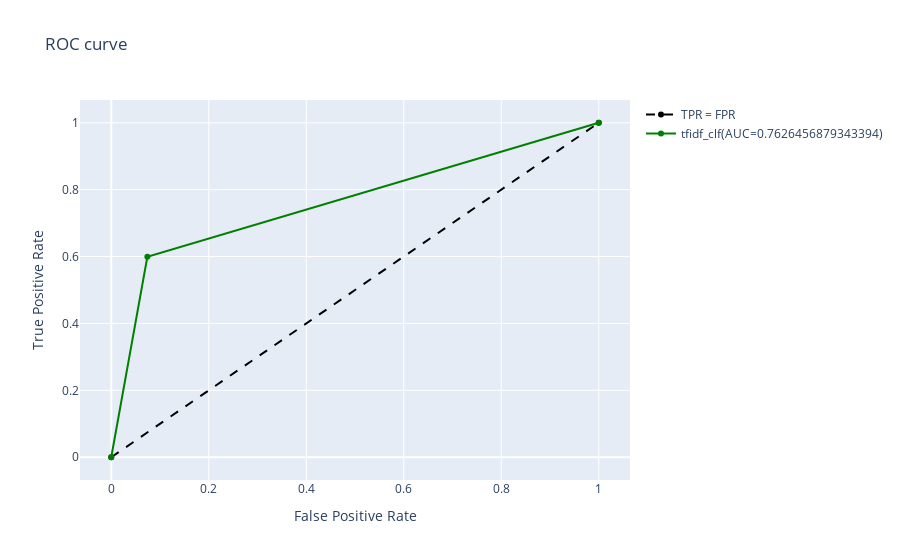
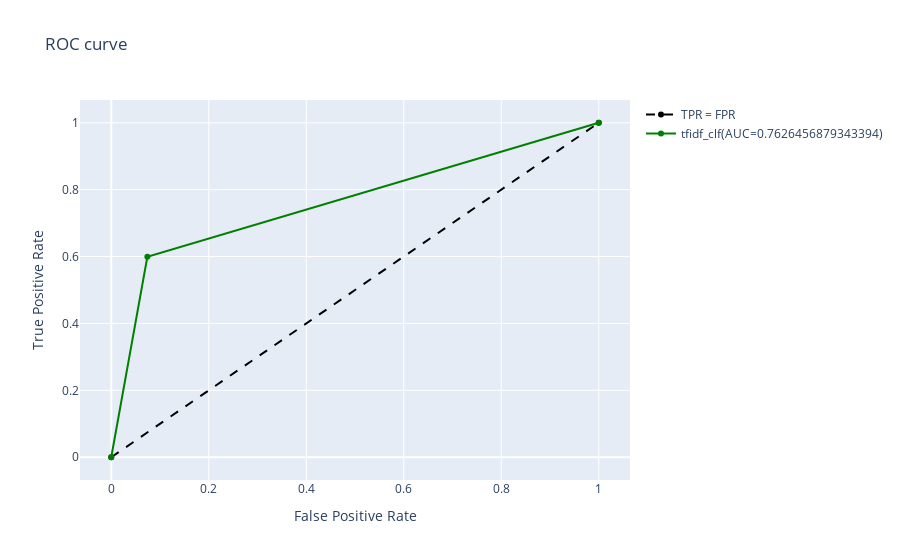

Here is the notebook cell these charts were saved with, in order:
### Code cell
# Accuracy = TP/(TP+FN+FP+TP)
print(f"tfidf model accuracy = {accuracy_score(Y_test, Y_pred_tfidf)}")


# specificiry - True Negative rate   = TN / (FP + TN)          (1- False positive rate)
tn, fp, fn, tp = confusion_matrix(Y_test, Y_pred_tfidf).ravel()
specificity = tn / (tn+fp)
print(f"tfidf model specificity = {specificity}")
#sensitivity  - True Positive rate = Recall = TP/(TP + FN)
print(f"tfidf model Sensitivity = {recall_score(Y_test, Y_pred_tfidf)}")

# Precision = TP/(TP + FP)
print(f"tfidf model Precision = {precision_score(Y_test, Y_pred_tfidf)}")
# Recall = TP/(TP + FN)
print(f"tfidf model Recall = {recall_score(Y_test, Y_pred_tfidf)}")

print(f"tfidf model confusion matrix = {confusion_matrix(Y_test, Y_pred_tfidf)}")

# F1 score = 2TP/(2TP + FP+ FN )  = 2*(precision * Recall)/ (precsion + recall)
print(f"tfidf model F1-score = {f1_score(Y_test, Y_pred_tfidf)}")

import plotly.graph_objects as go

fig = go.Figure()

fig.add_trace(
    go.Scatter(
        x=[0,1],
        y=[0,1],
        name="TPR = FPR",
        line=dict(color="black", dash="dash")
    )
)
    
PlotRocAuc(Y_test, Y_pred_tfidf, "green", "tfidf_clf")

fig.update_layout(title="ROC curve",
                  xaxis_title="False Positive Rate",
                  yaxis_title="True Positive Rate")

### Figure 1 — Plotly figure (JSON) as saved in the notebook; plotly's stock layout.template omitted (floating-point values rounded to 4 significant figures)
{"data": [{"line": {"color": "black", "dash": "dash"}, "name": "TPR = FPR", "type": "scatter", "x": [0, 1], "y": [0, 1]}, {"marker": {"color": "green"}, "name": "tfidf_clf(AUC=0.7626456879343394)", "type": "scatter", "x": [0, 0.07405, 1], "y": [0, 0.5993, 1]}], "layout": {"title": {"text": "ROC curve"}, "xaxis": {"title": {"text": "False Positive Rate"}}, "yaxis": {"title": {"text": "True Positive Rate"}}}}

### Figure 2 — Plotly figure (JSON) as saved in the notebook; plotly's stock layout.template omitted (floating-point values rounded to 4 significant figures)
{"data": [{"line": {"color": "black", "dash": "dash"}, "name": "TPR = FPR", "type": "scatter", "x": [0, 1], "y": [0, 1]}, {"marker": {"color": "green"}, "name": "tfidf_clf(AUC=0.7626456879343394)", "type": "scatter", "x": [0, 0.07405, 1], "y": [0, 0.5993, 1]}], "layout": {"title": {"text": "ROC curve"}, "xaxis": {"title": {"text": "False Positive Rate"}}, "yaxis": {"title": {"text": "True Positive Rate"}}}}
